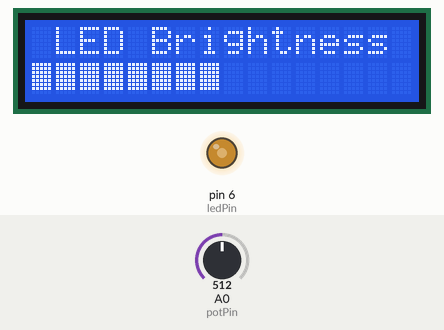
Recording of a sketch running on a simulated Arduino Uno, built with avr-gcc and run on an emulated ATmega328P. On the bench: 16×2 character LCD, output pins drawn as LEDs (lit = HIGH). The test bench sets the inputs (shaded band); at power-on: A0 (potPin) = 512.

Above: at 1.2 s.
1.3 s: A0 (potPin) set to 716
At 2.7 s:
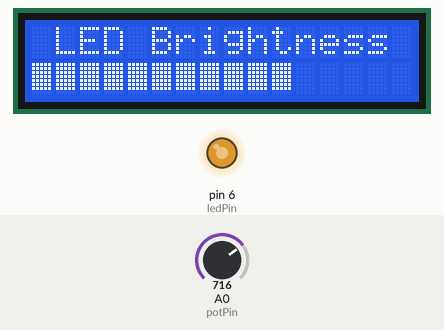
3.0 s: A0 (potPin) set to 900
At 3.4 s:
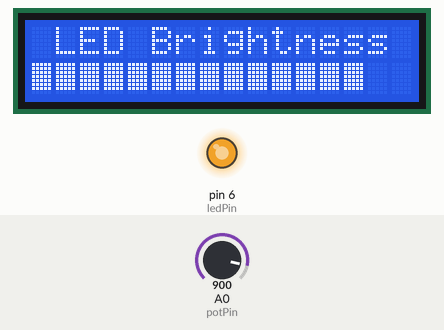
4.6 s: A0 (potPin) set to 122
At 5.0 s:
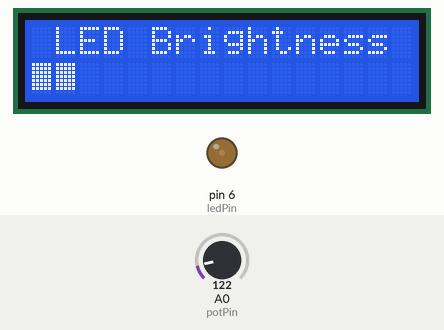
6.1 s: A0 (potPin) set to 0
At 6.5 s:
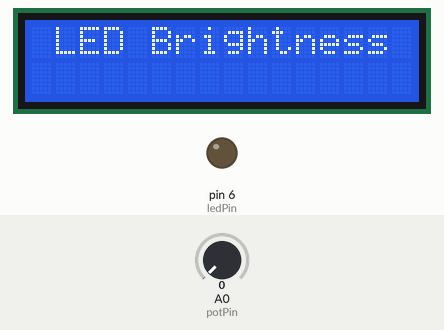
7.6 s: A0 (potPin) set to 306
At 8.1 s:
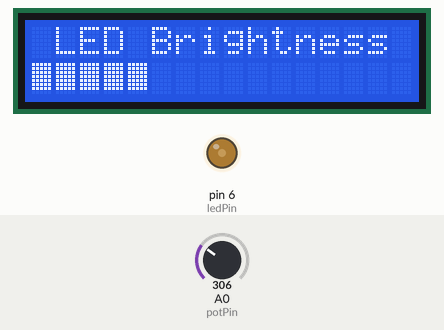
9.1 s: A0 (potPin) set to 1023
At 9.7 s:
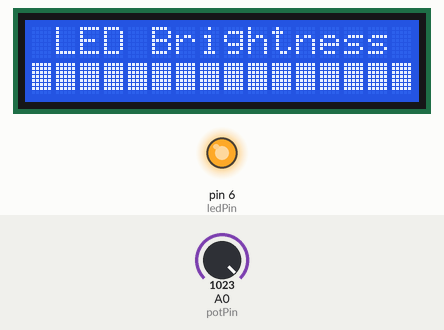
Timing chart, 0 to 11.6 s (numbered marks = the images above; inputs shaded):
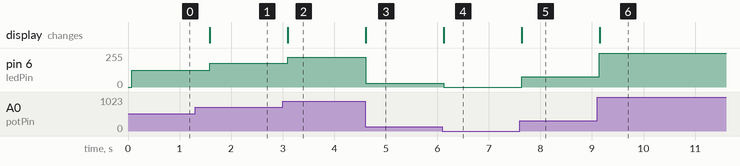

Measured:
- after the input at 1.3 s, pin 6 (ledPin): 127/255 → 178/255 after 0.28 s; the display: changes after 0.29 s (image 1)
- after the input at 3.0 s, pin 6 (ledPin): 178/255 → 224/255 after 0.10 s; the display: changes after 0.10 s (image 2)
- after the input at 4.6 s, pin 6 (ledPin): 224/255 → 30/255 at once; the display: changes at once (image 3)
- after the input at 6.1 s, pin 6 (ledPin): 30/255 → 0/255 at once; the display: changes at once (image 4)
- after the input at 7.6 s, pin 6 (ledPin): 0/255 → 76/255 at once; the display: changes at once (image 5)
- after the input at 9.1 s, pin 6 (ledPin): 76/255 → 254/255 after 0.05 s; the display: changes after 0.05 s (image 6)

The sketch:

2_led_brightness_on_a_16x2_lcd_display.ino
```cpp
/*
 * Rui Santos
 * Complete Project Details http://randomnerdtutorials.com
*/

// include the LCD library
#include <LiquidCrystal.h>

// initialize the library with the numbers of the interface pins
LiquidCrystal lcd(12, 11, 5, 4, 3, 2);
int potPin = A0;       // Analog pin 0 for the LED brightness potentiometer
int ledPin = 6;        // LED Digital Pin with PWM
int potValue = 0;      // variable to store the value coming from the potentiometer
int brightness = 0;    // converts the potValue into a brightness
int pBari = 0;         // progress bar
int i = 0;             // foor loop

//progress bar character for brightness
byte pBar[8] = {
  B11111,
  B11111,
  B11111,
  B11111,
  B11111,
  B11111,
  B11111,
};

void setup() {
  // setup our led as an OUTPUT
  pinMode(ledPin, OUTPUT);
  // set up the LCD's number of columns and rows:
  lcd.begin(16, 2);
  // Print a message to the LCD
  lcd.print(" LED Brightness");
  //Create the progress bar character
  lcd.createChar(0, pBar);
}

void loop() {
  // clears the LCD screen
  lcd.clear();
  // Print a message to the LCD
  lcd.print(" LED Brightness");
  //set the cursor to line number 2
  lcd.setCursor(0,1);
  // read the value from the potentiometer
  potValue = analogRead(potPin);
  // turns the potValue into a brightness for the LED
  brightness=map(potValue, 0, 1024, 0, 255);
  //lights up the LED according to the bightness
  analogWrite(ledPin, brightness);
  // turns the brighness into a percentage for the bar
  pBari=map(brightness, 0, 255, 0, 17);
  //prints the progress bar
  for (i=0; i<pBari; i++)
  {
    lcd.setCursor(i, 1);
    lcd.write(byte(0));
  }
  // delays 750 ms
  delay(750);
}
```
